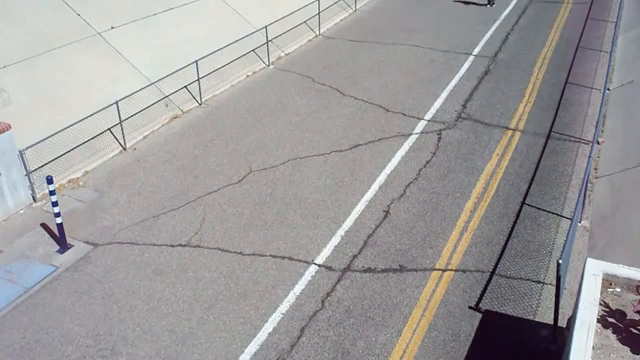
#> input picture frame 73 of Opencv301/03_OPENCVDE_GORUNTU_ISLEME/20_VIDEO_ANALYSIS_DENSE_OPTİCAL_FLOW/walking.mp4, 640 x 360 px
$ python dense_optical_flow.py
#> lines starting #> are read from the running program, lines starting #| are printed output that depends on the picture; after the words box and inside, x2 and y2 are one past the last pixel; in counts of white or black regions, pixels touching at a corner belong together
import cv2 as cv
import numpy as np
cap = cv.VideoCapture("walking.mp4")
ret,frame1 = cap.read()
#> frame1 is the input picture: shape (360, 640, 3); mean B, G, R 156.2, 156, 157.7

prvs = cv.cvtColor(frame1, cv.COLOR_BGR2GRAY)
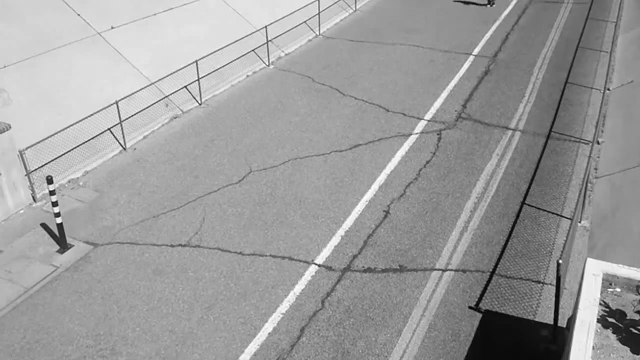
#> prvs: shape (360, 640); min 2, max 255, mean 156.5

hsv=np.zeros_like(frame1)
hsv[...,1] = 255


def dense_opt_flow(hsv,prvs):
    while 1:
        ret,frame2 = cap.read()
        nextt = cv.cvtColor(frame2, cv.COLOR_BGR2GRAY)
        flow = cv.calcOpticalFlowFarneback(prvs,nextt,None,0.5,3,15,3,5,1.2,0)
        mag,ang = cv.cartToPolar(flow[...,0],flow[...,1])
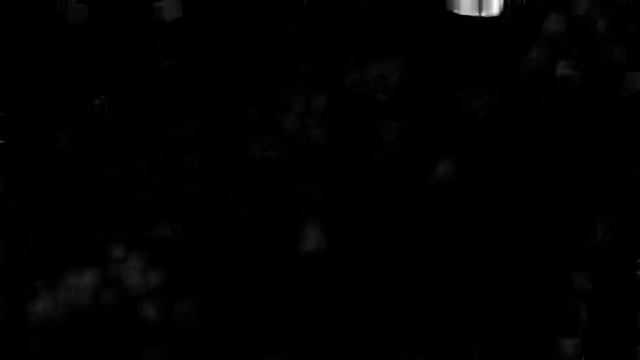
#> mag: shape (360, 640) float32; min 2.85e-14, max 2.47, mean 0.0158; drawn with min black and max white
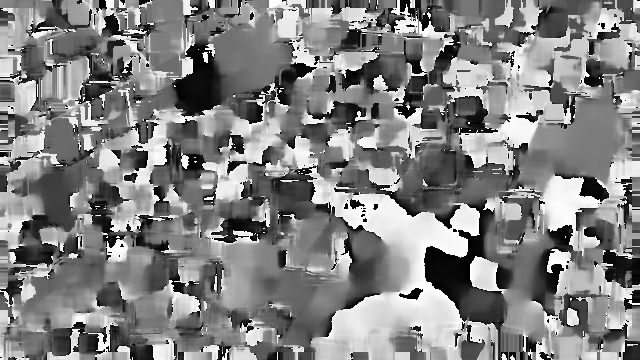
#> ang: shape (360, 640) float32; min 2.51e-05, max 6.28, mean 3.23; drawn with min black and max white
        hsv[...,0] = ang*180/np.pi/2
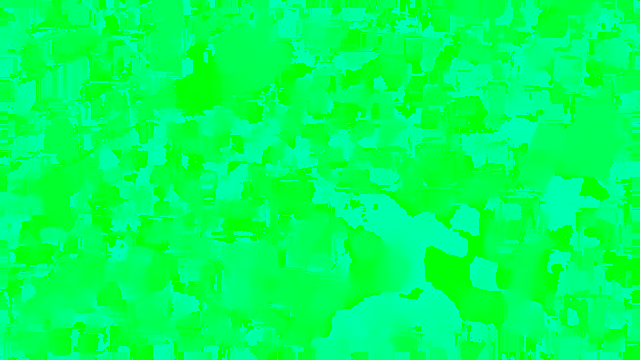
#> hsv: shape (360, 640, 3); mean of channels 0, 1, 2 92, 255, 0; drawn as B, G, R
        hsv[...,2] = cv.normalize(mag,None,0,255,cv.NORM_MINMAX)
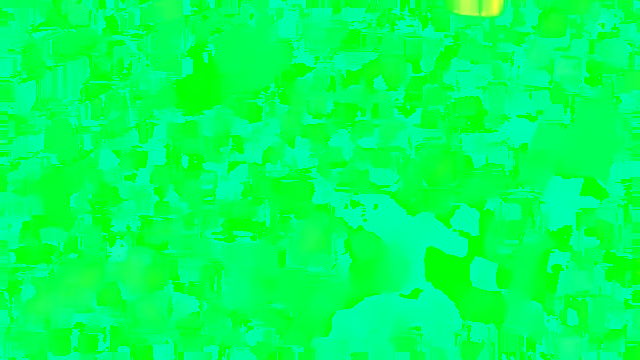
#> hsv: shape (360, 640, 3); 19.21% of pixels changed, all inside (x1, y1, x2, y2) = (0, 0, 640, 360); drawn as B, G, R
        bgr = cv.cvtColor(hsv,cv.COLOR_HSV2BGR)
        cv.imshow("frame2",bgr)
        cv.imshow("frame1",frame2)
        k = cv.waitKey(30) & 0xFF
#> (key Esc is pressed here)
        if k == 27:
            break

dense_opt_flow(hsv,prvs)

$ run again, starting later in the video
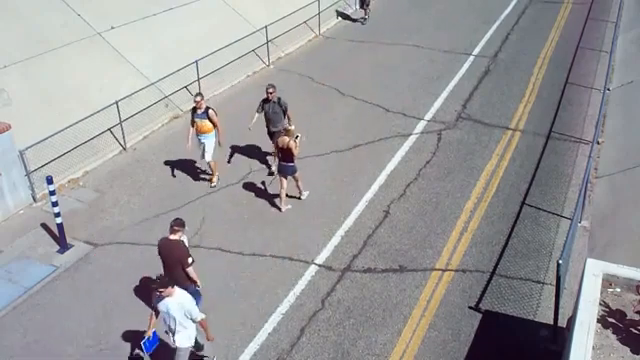
#> input picture frame 330 of Opencv301/03_OPENCVDE_GORUNTU_ISLEME/20_VIDEO_ANALYSIS_DENSE_OPTİCAL_FLOW/walking.mp4, 640 x 360 px
#> frame1 is the input picture: shape (360, 640, 3); mean B, G, R 154.2, 152.6, 153.5
#> in dense_opt_flow, `hsv[...,2] = cv.normalize(mag,None,0,255,cv.NORM_MINMAX)`:
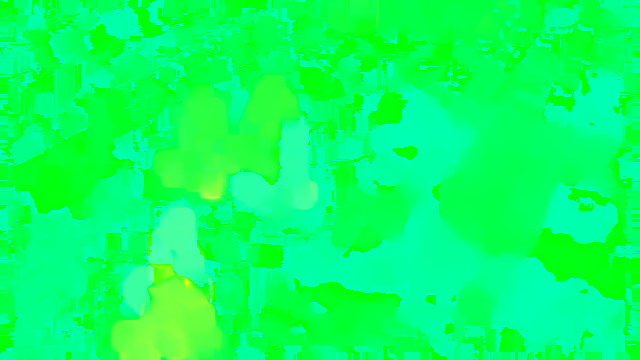
#> hsv: shape (360, 640, 3); mean of channels 0, 1, 2 98.8, 255, 7.1; drawn as B, G, R
#> in dense_opt_flow, `bgr = cv.cvtColor(hsv,cv.COLOR_HSV2BGR)`:
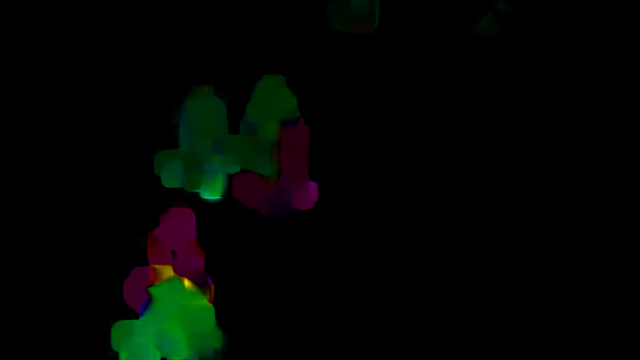
#> bgr: shape (360, 640, 3); mean B, G, R 2.1, 5.2, 2.1

$ run again, starting later in the video
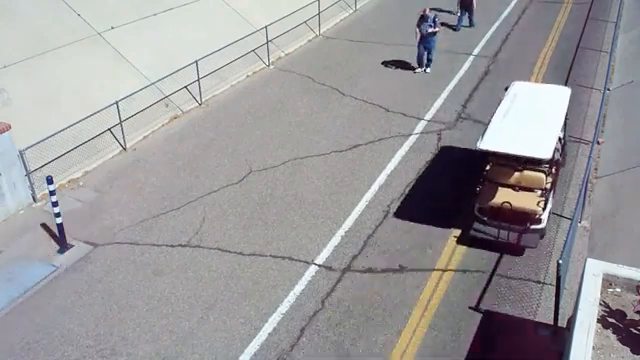
#> input picture frame 587 of Opencv301/03_OPENCVDE_GORUNTU_ISLEME/20_VIDEO_ANALYSIS_DENSE_OPTİCAL_FLOW/walking.mp4, 640 x 360 px
#> frame1 is the input picture: shape (360, 640, 3); mean B, G, R 155.6, 153.6, 155.2
#> in dense_opt_flow, `hsv[...,2] = cv.normalize(mag,None,0,255,cv.NORM_MINMAX)`:
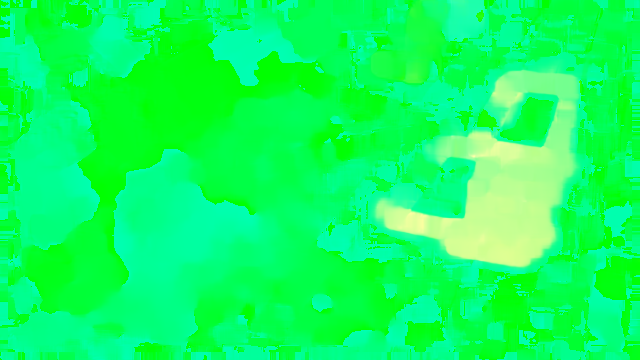
#> hsv: shape (360, 640, 3); mean of channels 0, 1, 2 95, 255, 14.6; drawn as B, G, R
#> in dense_opt_flow, `bgr = cv.cvtColor(hsv,cv.COLOR_HSV2BGR)`:
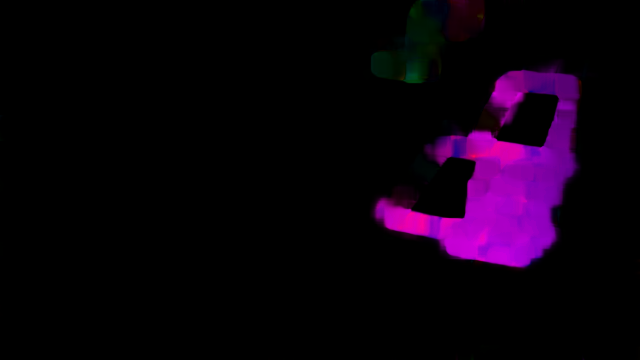
#> bgr: shape (360, 640, 3); mean B, G, R 13.8, 0.4, 12.4
